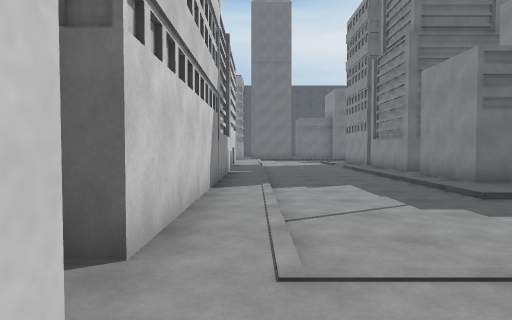
View 1 (above)

24 first-person views from a walk through a scene from a Unity 3-D project. The camera is 1.3 m above the floor, tilts 2° down and sees 75° across. The floor is counted in squares, 2 m on a side. Each view is taken from the middle of a square. On the plan, view 1 faces up. The plan holds only what a view shows up to about 10 squares ahead; the rest is blank. Some animated figures are not drawn.

View 2
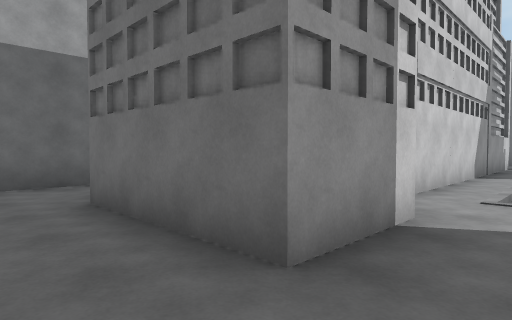

View 3
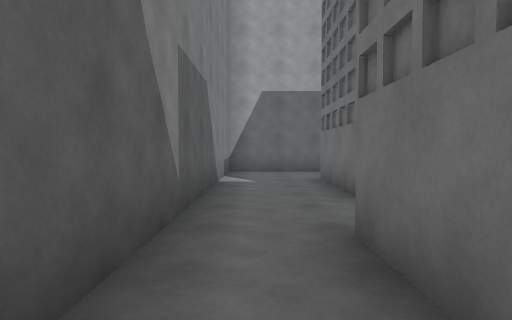

View 4
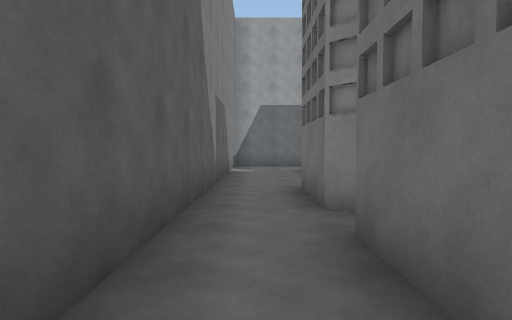

View 5
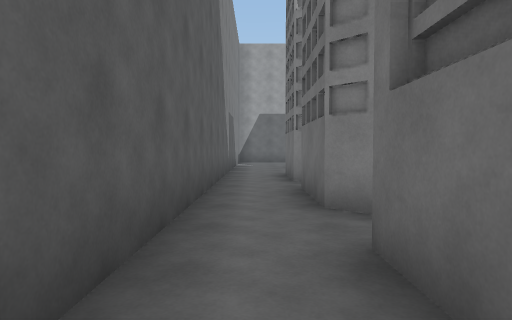

View 6
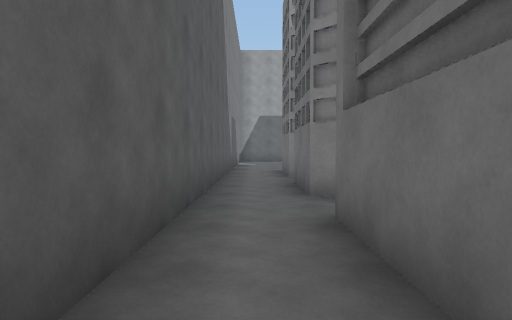

View 7
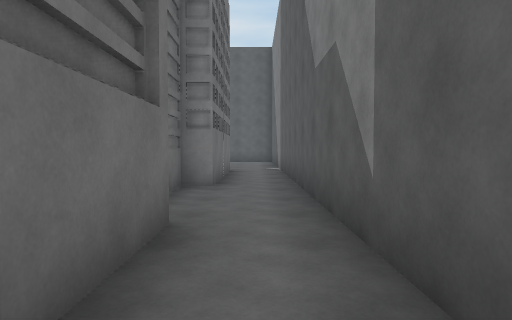

View 8
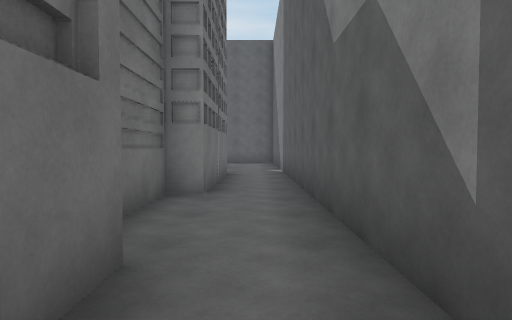

View 9
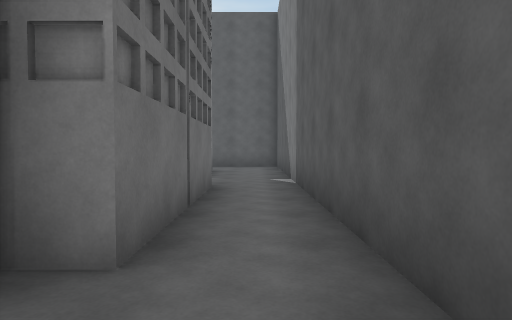

View 10
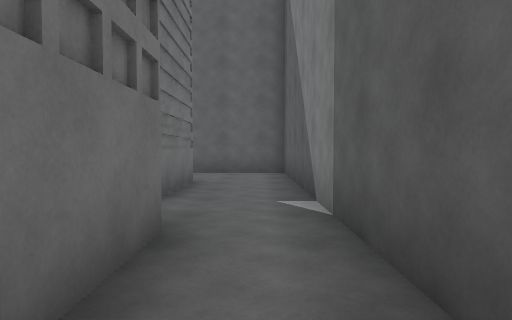

View 11
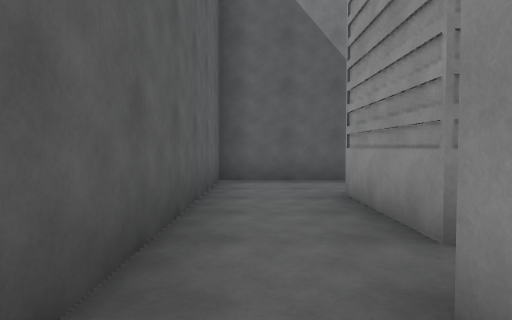

View 12
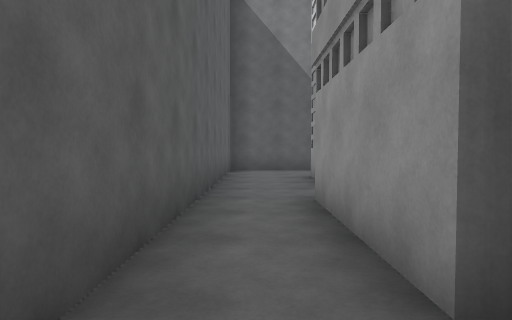

View 13
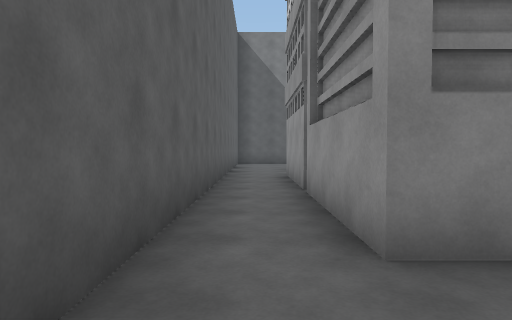

View 14
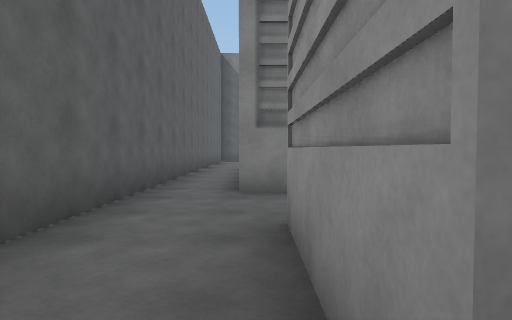

View 15
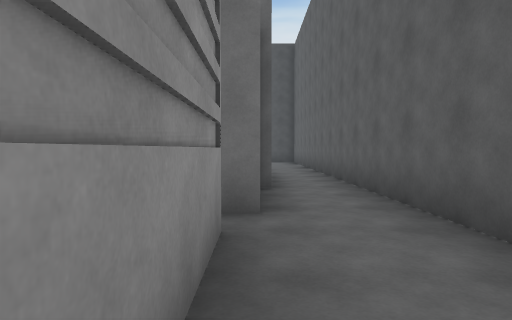

View 16
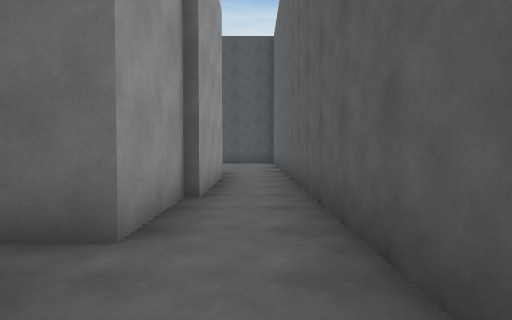

View 17
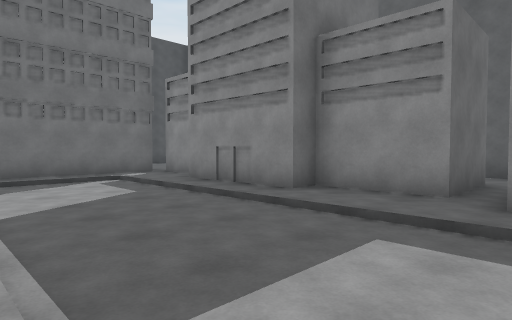

View 18
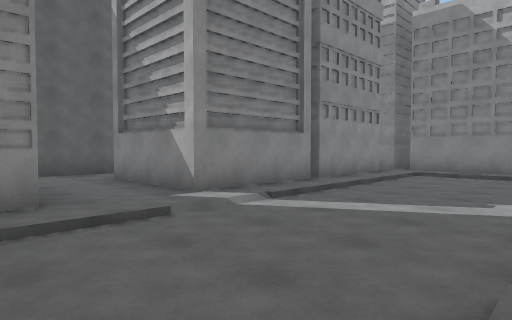

View 19
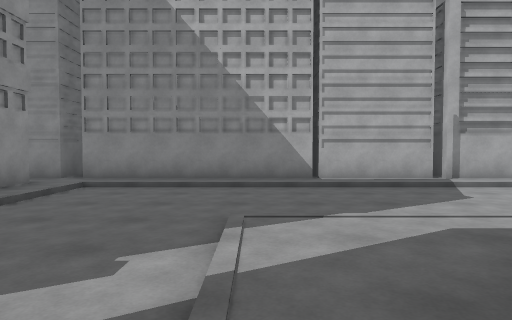

View 20
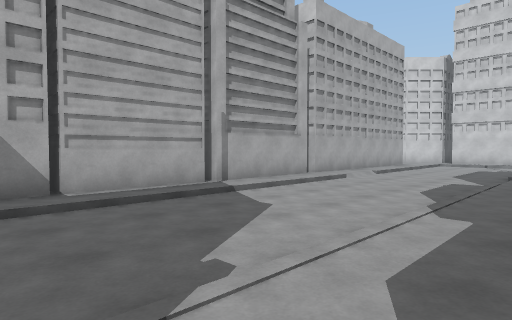

View 21
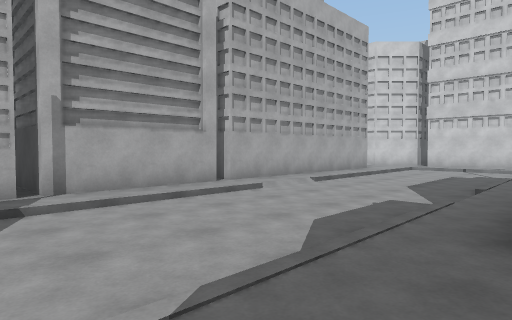

View 22
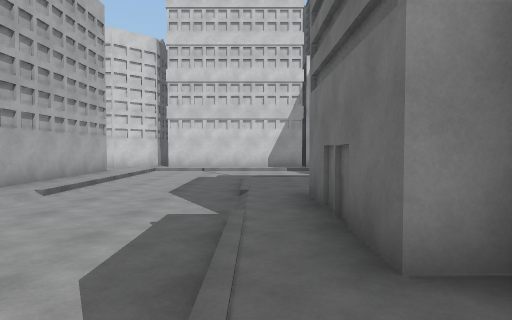

View 23
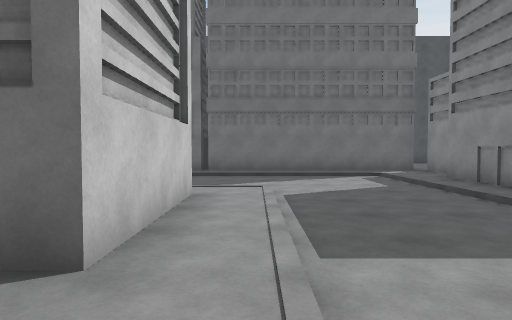

View 24
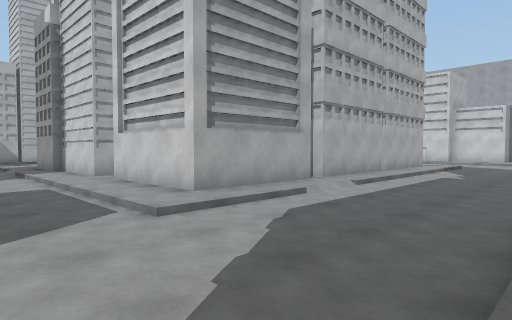

### Floor plan
Ten units are one square. View 1 is at (0, 0); x grows to the right and y downward. Boxes are objects, and circles mark ways between rooms. Rooms are numbered by the first view taken in them; rooms with no view inside come last. Other rooms are left out.
<svg viewBox="-57 -215 299 257">
<path fill="none" stroke="#000" d="M-52 9 -52 37 35 37M-1 -4 -1 16 -32 16M34 22 14 22M64 22 44 22M35 37 65 37M37 19 34 22M65 37 105 37M68 18 64 22M109 22 78 22M178 22 138 22 138 16 121 16M105 37 215 37M217 16 194 16M222 -49 222 -18M237 -5 237 -85M222 -81 222 -50M217 -126 217 -101M220 -155 220 -133M237 -85 237 -210M222 -185 222 -154M42 -92 42 -100M50 -64 42 -64 42 -86M93 -64 93 -58 63 -58M76 -158 106 -158M144 -95 144 -84M141 -119 141 -94M-7 -98 -7 -19M110 -158 141 -158 141 -127M78 -8 109 -8 109 11M111 -8 189 -8M15 -8 75 -8 75 -2M136 -9 136 2M193 -100 193 -105M193 -50 193 -81 222 -81M193 -18 193 -48M193 2 193 -8 200 -8M220 -133 199 -133 199 -154 193 -154 193 -185M199 -192 199 -205M196 -207 131 -207M217 -8 217 16M215 37 237 37 237 -5"/>
<circle cx="30" cy="30" r="3" fill="#2a7"/>
<circle cx="5" cy="5" r="3" fill="#2a7"/>
<circle cx="60" cy="30" r="3" fill="#2a7"/>
<circle cx="100" cy="30" r="3" fill="#2a7"/>
<circle cx="110" cy="5" r="3" fill="#2a7"/>
<circle cx="205" cy="25" r="3" fill="#2a7"/>
<circle cx="230" cy="-90" r="3" fill="#2a7"/>
<circle cx="205" cy="-10" r="3" fill="#2a7"/>
<circle cx="225" cy="5" r="3" fill="#2a7"/>
<circle cx="205" cy="-130" r="3" fill="#2a7"/>
<circle cx="205" cy="-90" r="3" fill="#2a7"/>
<text x="-40" y="-30">1</text>
<text x="50" y="30">2</text>
<text x="80" y="30">3</text>
<text x="160" y="30">4</text>
<text x="230" y="-40">5</text>
<text x="230" y="-130">6</text>
<text x="70" y="-90">7</text>
<text x="220" y="10">8</text>
</svg>
Room 1 opens to room 2. Room 1 opens to room 7. Room 2 opens to room 3. Room 3 opens to room 4. Room 4 opens to room 7. Room 4 opens to room 8. Room 5 opens to room 6. Room 5 opens to room 7. Room 5 opens to room 8. Room 6 opens to room 7.

Where each view was taken, in squares from view 1:
view 1: 0 up, 0 right, facing up
view 2: 3 down, 1 right, facing up-left
view 3: 3 down, 4 right, facing left
view 4: 3 down, 7 right, facing left
view 5: 3 down, 10 right, facing left
view 6: 3 down, 11 right, facing left
view 7: 3 down, 8 right, facing right
view 8: 3 down, 9 right, facing right
view 9: 3 down, 12 right, facing right
view 10: 3 down, 15 right, facing right
view 11: 3 up, 23 right, facing down
view 12: 6 up, 23 right, facing down
view 13: 10 up, 23 right, facing down
view 14: 13 up, 22 right, facing down
view 15: 10 up, 22 right, facing up
view 16: 11 up, 23 right, facing up
view 17: 12 up, 15 right, facing up-right
view 18: 11 up, 15 right, facing down-right
view 19: 8 up, 15 right, facing down
view 20: 6 up, 15 right, facing down-left
view 21: 6 up, 12 right, facing down-left
view 22: 5 up, 11 right, facing left
view 23: 11 up, 15 right, facing up
view 24: 20 up, 17 right, facing down-left
